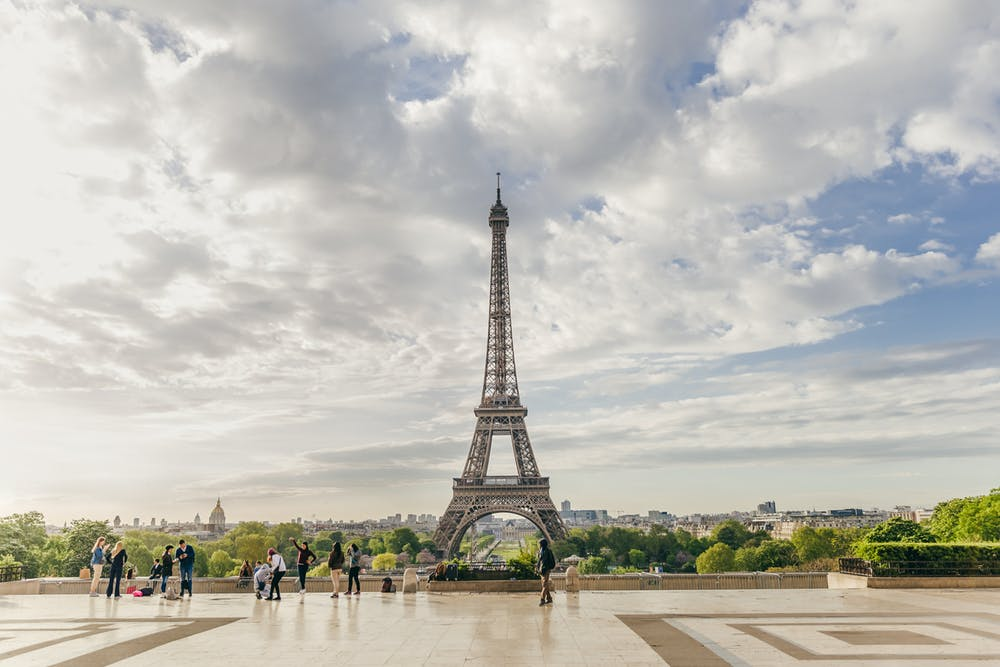
#> input picture ImageOperations/pexels.jpeg, 1000 x 667 px
$ python app.py
#> lines starting #> are read from the running program, lines starting #| are printed output that depends on the picture
import cv2

picture = cv2.cv2.imread("pexels.jpeg")
#> picture is the input picture: shape (667, 1000, 3); mean B, G, R 179.7, 187, 188.4

print(picture.shape)    #returns a tuple of number of rows, columns and channels
#| (667, 1000, 3)
print(picture.size)     #returns total number of pixels accessed
#| 2001000
print(picture.dtype)    #returns Image datatype obtained
#| uint8


blue, green, red = cv2.cv2.split(picture)
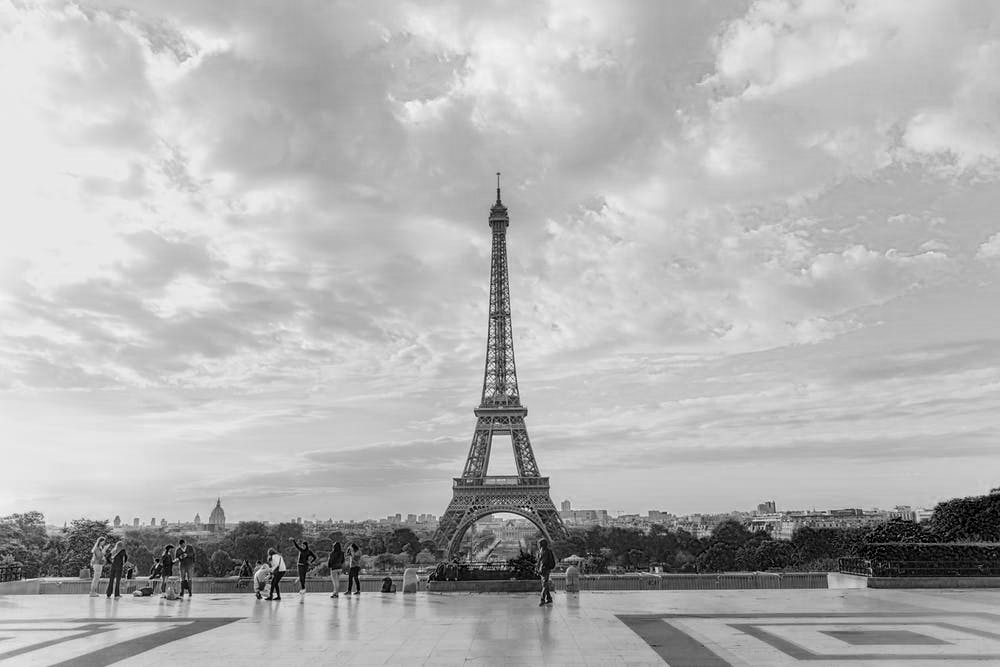
#> blue: shape (667, 1000); min 0, max 255, mean 179.7
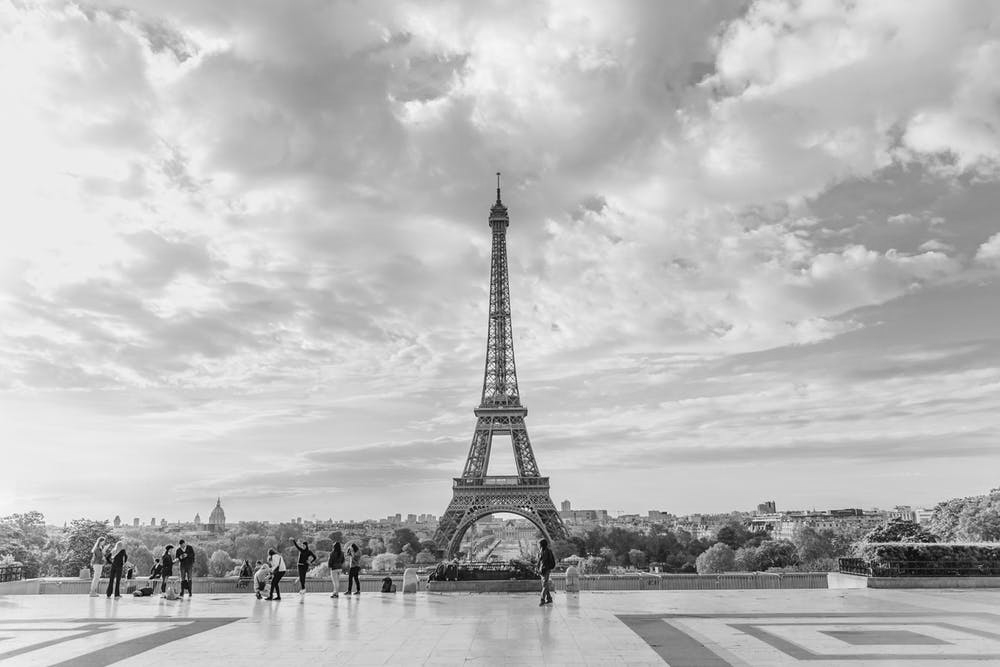
#> green: shape (667, 1000); min 0, max 255, mean 187
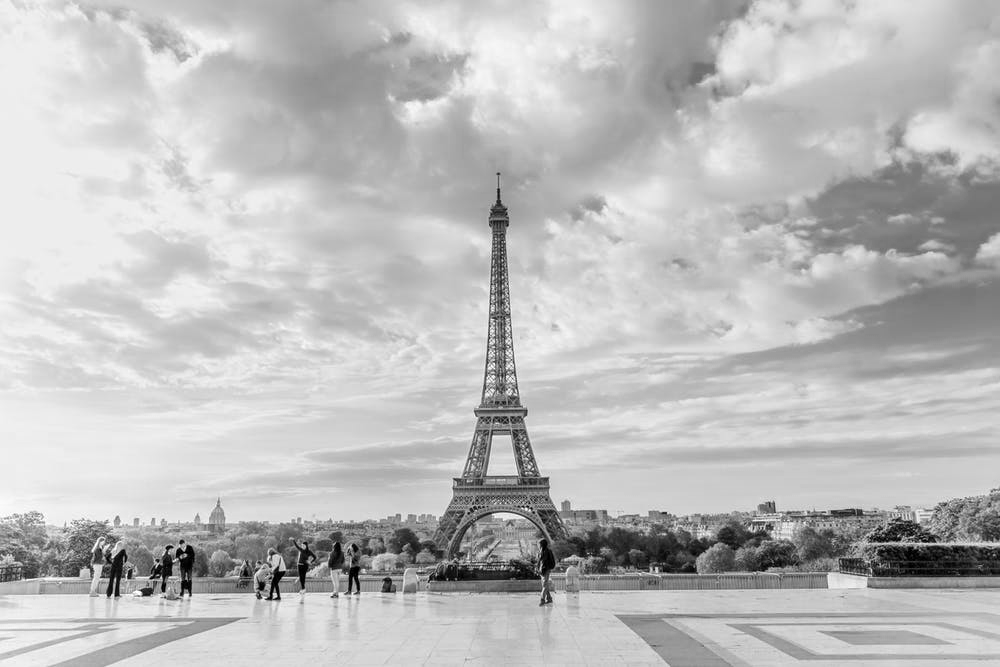
#> red: shape (667, 1000); min 0, max 255, mean 188.4
picture = cv2.cv2.merge((blue, green, red))

cv2.cv2.imshow("Result", picture)

if cv2.cv2.waitKey(0) & 0xFF == 27:
#> (key Esc is pressed here)
    cv2.cv2.destroyAllWindows()
